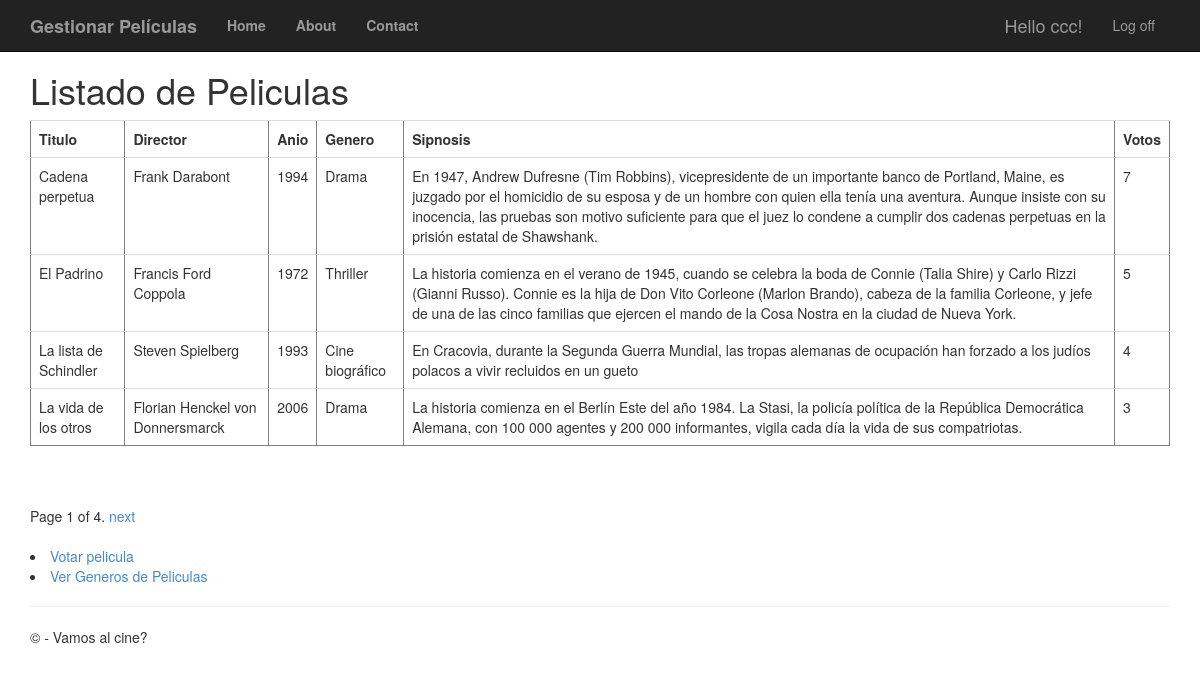
/peliculas/ (signed in), run on the app's committed database.
### app/models.py (models this page shows, shortened)
class Pelicula(models.Model):
	titulo = models.CharField(max_length=100)
	direccion = models.CharField(max_length=60)
	anio = models.IntegerField(validators=[MaxValueValidator(99999999999)])
	genero = models.CharField(max_length=60)
	sinopsis = models.CharField(max_length=700)
	votos = models.IntegerField(validators=[MaxValueValidator(99999999999)])

### app/views.py (the view)
# urls.py: path('peliculas/', views.peliculas, name='peliculas'),
def peliculas(request):
	if not request.user.is_authenticated:
		return HttpResponseRedirect('/login')
	else:
		film_lista = Pelicula.objects.all().order_by('-votos')
		paginator = Paginator(film_lista, 4) #Se indica que se mostraran 4 peliculas por pagina
		page = request.GET.get('page')
		try:
			pelis = paginator.page(page)
		except PageNotAnInteger:
			pelis = paginator.page(1)
		except EmptyPage:
			pelis = paginator.page(paginator.num_pages)
		return render(request, 'app/peliculas.html', {'pelis': pelis})

### app/templates/app/peliculas.html (shortened to what this page needs)
{% extends "app/layout.html"%}
{% block content %}
<h1>Listado de Peliculas</h1>
<table border='1' class="table">
	<tr><td><b>Titulo</b></td><td><b>Director</b></td><td><b>Anio</b></td><td><b>Genero</b></td><td><b>Sipnosis</b></td><td><b>Votos</b></td></tr>
	{% for filma in pelis %}
	<tr>
		<td>{{ filma.titulo }}</td>
		<td>{{ filma.direccion }}</td>
		<td>{{ filma.anio }}</td>
		<td>{{ filma.genero }}</td>
		<td>{{ filma.sinopsis }}</td>
		<td>{{ filma.votos }}</td>
	</tr>
	{% endfor %}
</table>
<br />
{% if pelis.has_other_pages %}
<div class="pagination">
	<span class="step-links">
		<span class="current">
			Page {{ pelis.number }} of {{ pelis.paginator.num_pages }}.
		</span>
		{% if pelis.has_next %}
		<a href="?page={{ pelis.next_page_number }}">next</a>
		{% endif %}
	</span>
</div>
<br />
{% endif %}
<li><a href="{% url 'voto' %}">Votar pelicula</a></li>
<li><a href="{% url 'generos' %}">Ver Generos de Peliculas</a></li>
{% endblock %}

### app/templates/app/loginpartial.html (shortened to what this page needs)
{% if user.is_authenticated %}
<form id="logoutForm" action="/logout/" method="post" class="navbar-right">
    <ul class="nav navbar-nav navbar-right">
        <li><span class="navbar-brand">Hello {{ user.username }}!</span></li>
        <li><a href="javascript:document.getElementById('logoutForm').submit()">Log off</a></li>
    </ul>
</form>
{% else %}
<ul class="nav navbar-nav navbar-right">
    <li><a href="{% url 'registro' %}">Registro</a></li>
    <li><a href="{% url 'login' %}">Login</a></li>
</ul>
{% endif %}

### app/static/app/content/site.css (style rules this page uses)
body { padding-top: 50px; padding-bottom: 20px; }

### data on the page
Pelicula: titulo "Cadena perpetua", direccion "Frank Darabont", anio "1994", genero "Drama", sinopsis "En 1947, Andrew Dufresne (Tim Robbins), vicepresidente de un importante banco de Portland, Maine, es juzgado por el homicidio de su esposa y de un hombre con quien ella tenía una aventura. Aunque insiste con su inocencia, las pruebas son motivo suficiente para que el juez lo condene a cumplir dos cadenas perpetuas en la prisión estatal de Shawshank.", votos "7"
Pelicula: titulo "El Padrino", direccion "Francis Ford Coppola", anio "1972", genero "Thriller", sinopsis "La historia comienza en el verano de 1945, cuando se celebra la boda de Connie (Talia Shire) y Carlo Rizzi (Gianni Russo). Connie es la hija de Don Vito Corleone (Marlon Brando), cabeza de la familia Corleone, y jefe de una de las cinco familias que ejercen el mando de la Cosa Nostra en la ciudad de Nueva York.", votos "5"
Pelicula: titulo "La lista de Schindler", direccion "Steven Spielberg", anio "1993", genero "Cine biográfico", sinopsis "En Cracovia, durante la Segunda Guerra Mundial, las tropas alemanas de ocupación han forzado a los judíos polacos a vivir recluidos en un gueto", votos "4"
Pelicula: titulo "La vida de los otros", direccion "Florian Henckel von Donnersmarck", anio "2006", genero "Drama", sinopsis "La historia comienza en el Berlín Este del año 1984. La Stasi, la policía política de la República Democrática Alemana, con 100 000 agentes y 200 000 informantes, vigila cada día la vida de sus compatriotas.", votos "3"

### other printed values
{{ user.username }} "ccc"
{{ pelis.number }} "1"
{{ pelis.paginator.num_pages }} "4"
